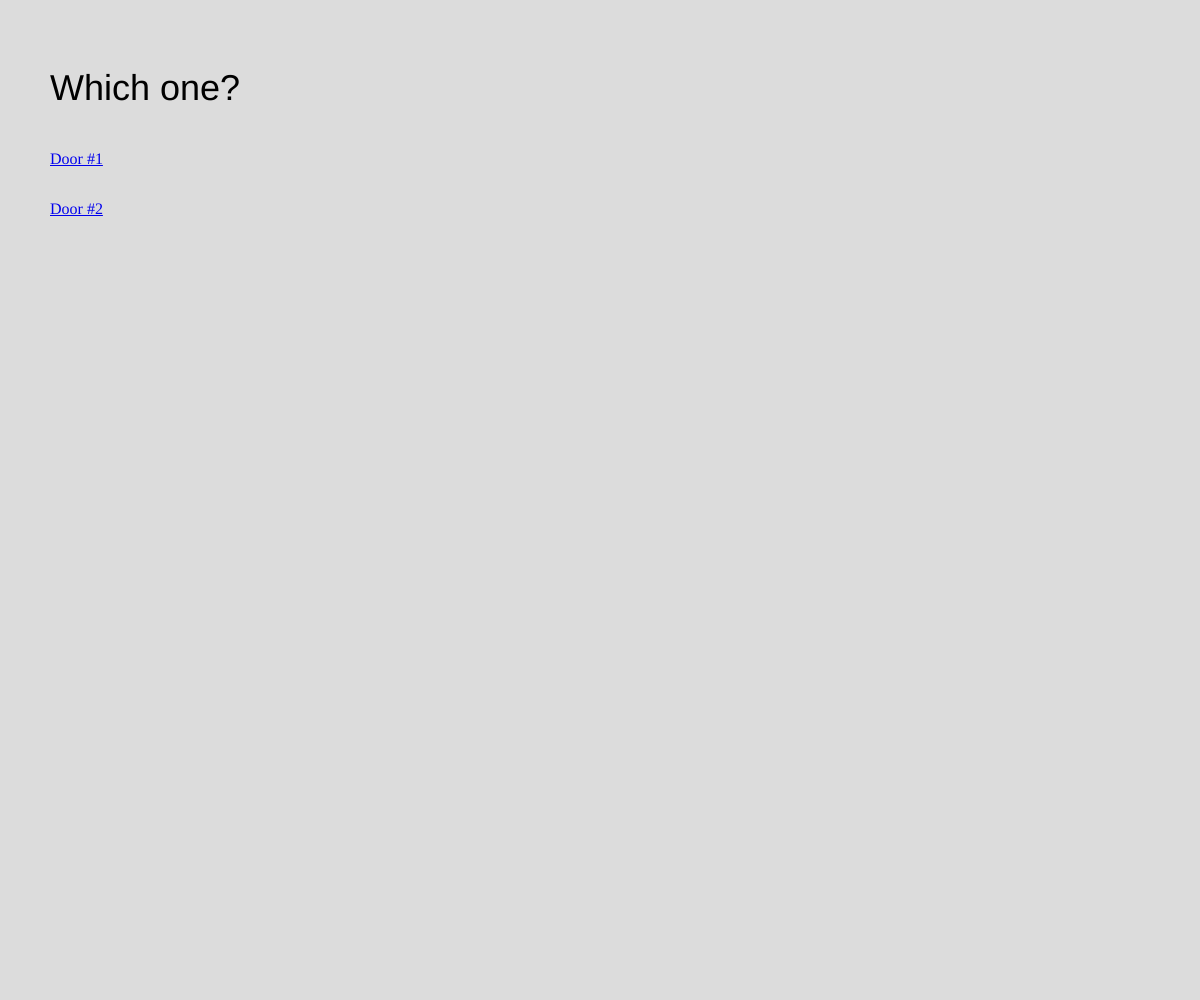
Frame 1 (no input)
Frame 60 (no input): identical to frame 1, image omitted
Frame 120 (the mouse pressed at the canvas centre since frame 60): identical to frame 1, image omitted

The p5.js sketch that drew this single still picture (run headless with seeded random() and noise() and a simulated clock; from frame 60 on, the mouse is pressed at the canvas centre):

// p5.js sketch
// ── sketch.js
// https://p5js.org/reference/#/p5/createA

function setup() {
  createCanvas(windowWidth, windowHeight);
  let door1 = createA("doors/1", "Door #1");
  door1.position(50, 150);
  
  let door2 = createA("doors/2", "Door #2");
  door2.position(50, 200);
}

function draw() {
  background(220);
  textSize(36);
  text("Which one?", 50, 100)
}


function windowResized() {
  resizeCanvas(windowWidth, windowHeight);
}
